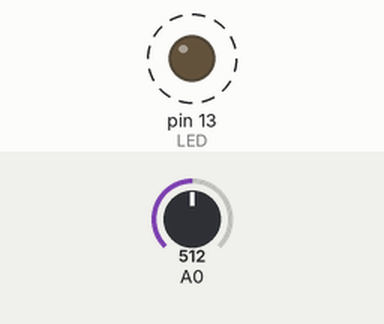
Recording of a sketch running on a simulated Arduino Uno, built with avr-gcc and run on an emulated ATmega328P. Parts: output pins drawn as LEDs (lit = HIGH). Dashed ring = blinking. The inputs (shaded band) are chosen by the test bench; at power-on: A0 = 512. What the sketch prints to the serial monitor is not drawn.

Above: at 0.81 s.
Timing chart, 0 to 3.0 s (numbered marks = the images above):
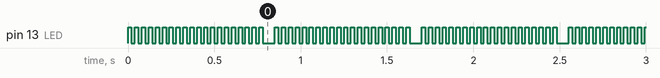

The sketch:

Debugger.ino
```cpp
/******************************************************************
Created with PROGRAMINO IDE for Arduino
Project     : Debugger
Libraries   :
Author      : UlliS
Description : Debugger Example
******************************************************************/
int t   = 0;
int LED = 13;

void setup() {
    // write your setup code here, to run once
    pinMode(LED,OUTPUT);
    Serial.begin(19200);
}

void loop() {
    // write your main code here, to run repeatedly
    for(int i = 0 ; i < 10 ; i++) {
        // --> add debug variable i
        t++;
        // --> add debug variable t
        digitalWrite(LED,HIGH);
        delay(20);
        digitalWrite(LED,LOW);
        delay(20);
    }

    // --> add a breakpoint her
    for(int i=10;i>0;i--) {
        // --> is already in the list. How do you want to monitor at this point too!
        digitalWrite(LED,HIGH);
        delay(20);
        digitalWrite(LED,LOW);
        delay(20);
    }

    test();
    // --> add a breakpoint her

}
```

2ndFile.ino
```cpp
/******************************************************************
Created with PROGRAMINO IDE for Arduino
Project     : Debugger
Libraries   :
Author      : UlliS
Description : Debugger Example
******************************************************************/

int j = 0;

void test() {
    // --> add a breakpoint her
    int analogA0 = analogRead(A0);
    // --> add debug variable analogA0
    Serial.print("A0 = ");
    Serial.println(analogA0);
    delay(50);
    j++;
    // --> add debug variable j
}
```

Measured:
- by itself, pin 13 (LED): alternates HIGH for 0.02 s and LOW for 0.02 s
- by itself, everything shown: repeats every 1.7 s, in 4 steps
